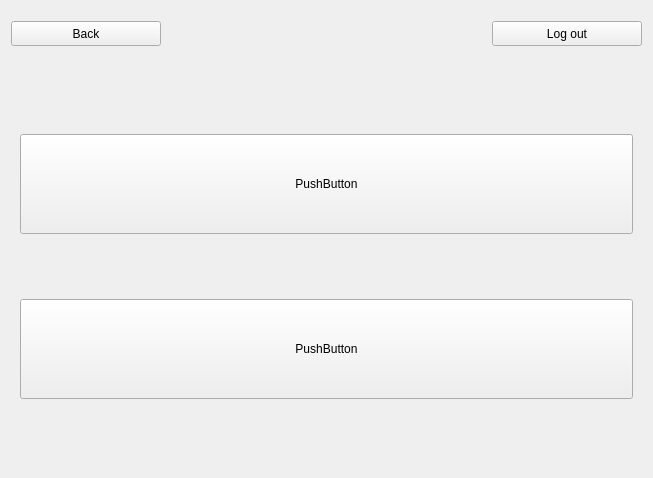
<?xml version="1.0" encoding="UTF-8"?>
<ui version="4.0">
 <class>Form</class>
 <widget class="QWidget" name="Form">
  <property name="geometry">
   <rect>
    <x>0</x>
    <y>0</y>
    <width>653</width>
    <height>478</height>
   </rect>
  </property>
  <property name="windowTitle">
   <string>Form</string>
  </property>
  <layout class="QGridLayout" name="gridLayout">
   <item row="0" column="1">
    <layout class="QVBoxLayout" name="verticalLayout">
     <property name="spacing">
      <number>20</number>
     </property>
     <property name="sizeConstraint">
      <enum>QLayout::SetMaximumSize</enum>
     </property>
     <property name="leftMargin">
      <number>0</number>
     </property>
     <property name="topMargin">
      <number>10</number>
     </property>
     <property name="rightMargin">
      <number>0</number>
     </property>
     <property name="bottomMargin">
      <number>0</number>
     </property>
     <item>
      <layout class="QHBoxLayout" name="horizontalLayout_2">
       <property name="leftMargin">
        <number>0</number>
       </property>
       <property name="rightMargin">
        <number>0</number>
       </property>
       <item>
        <widget class="QPushButton" name="back_btn">
         <property name="minimumSize">
          <size>
           <width>150</width>
           <height>25</height>
          </size>
         </property>
         <property name="maximumSize">
          <size>
           <width>150</width>
           <height>25</height>
          </size>
         </property>
         <property name="text">
          <string>Back</string>
         </property>
        </widget>
       </item>
       <item>
        <spacer name="horizontalSpacer">
         <property name="orientation">
          <enum>Qt::Horizontal</enum>
         </property>
         <property name="sizeType">
          <enum>QSizePolicy::Expanding</enum>
         </property>
         <property name="sizeHint" stdset="0">
          <size>
           <width>300</width>
           <height>20</height>
          </size>
         </property>
        </spacer>
       </item>
       <item>
        <widget class="QPushButton" name="logout_btn">
         <property name="sizePolicy">
          <sizepolicy hsizetype="Maximum" vsizetype="Maximum">
           <horstretch>0</horstretch>
           <verstretch>0</verstretch>
          </sizepolicy>
         </property>
         <property name="minimumSize">
          <size>
           <width>150</width>
           <height>25</height>
          </size>
         </property>
         <property name="maximumSize">
          <size>
           <width>150</width>
           <height>25</height>
          </size>
         </property>
         <property name="cursor">
          <cursorShape>ArrowCursor</cursorShape>
         </property>
         <property name="whatsThis">
          <string/>
         </property>
         <property name="text">
          <string>Log out</string>
         </property>
         <property name="default">
          <bool>false</bool>
         </property>
        </widget>
       </item>
      </layout>
     </item>
     <item>
      <widget class="QScrollArea" name="scrollArea">
       <property name="enabled">
        <bool>true</bool>
       </property>
       <property name="frameShape">
        <enum>QFrame::NoFrame</enum>
       </property>
       <property name="lineWidth">
        <number>0</number>
       </property>
       <property name="sizeAdjustPolicy">
        <enum>QAbstractScrollArea::AdjustToContents</enum>
       </property>
       <property name="widgetResizable">
        <bool>true</bool>
       </property>
       <property name="alignment">
        <set>Qt::AlignJustify|Qt::AlignVCenter</set>
       </property>
       <widget class="QWidget" name="scrollAreaWidgetContents">
        <property name="geometry">
         <rect>
          <x>0</x>
          <y>0</y>
          <width>633</width>
          <height>402</height>
         </rect>
        </property>
        <layout class="QVBoxLayout" name="verticalLayout_2">
         <item>
          <layout class="QHBoxLayout" name="horizontalLayout">
           <item>
            <widget class="QPushButton" name="pushButton_5">
             <property name="minimumSize">
              <size>
               <width>300</width>
               <height>100</height>
              </size>
             </property>
             <property name="maximumSize">
              <size>
               <width>1000</width>
               <height>100</height>
              </size>
             </property>
             <property name="text">
              <string>PushButton</string>
             </property>
            </widget>
           </item>
          </layout>
         </item>
         <item>
          <layout class="QHBoxLayout" name="horizontalLayout_4">
           <item>
            <widget class="QPushButton" name="pushButton">
             <property name="minimumSize">
              <size>
               <width>300</width>
               <height>100</height>
              </size>
             </property>
             <property name="maximumSize">
              <size>
               <width>1000</width>
               <height>100</height>
              </size>
             </property>
             <property name="text">
              <string>PushButton</string>
             </property>
            </widget>
           </item>
          </layout>
         </item>
        </layout>
       </widget>
      </widget>
     </item>
    </layout>
   </item>
  </layout>
 </widget>
 <resources/>
 <connections/>
</ui>
